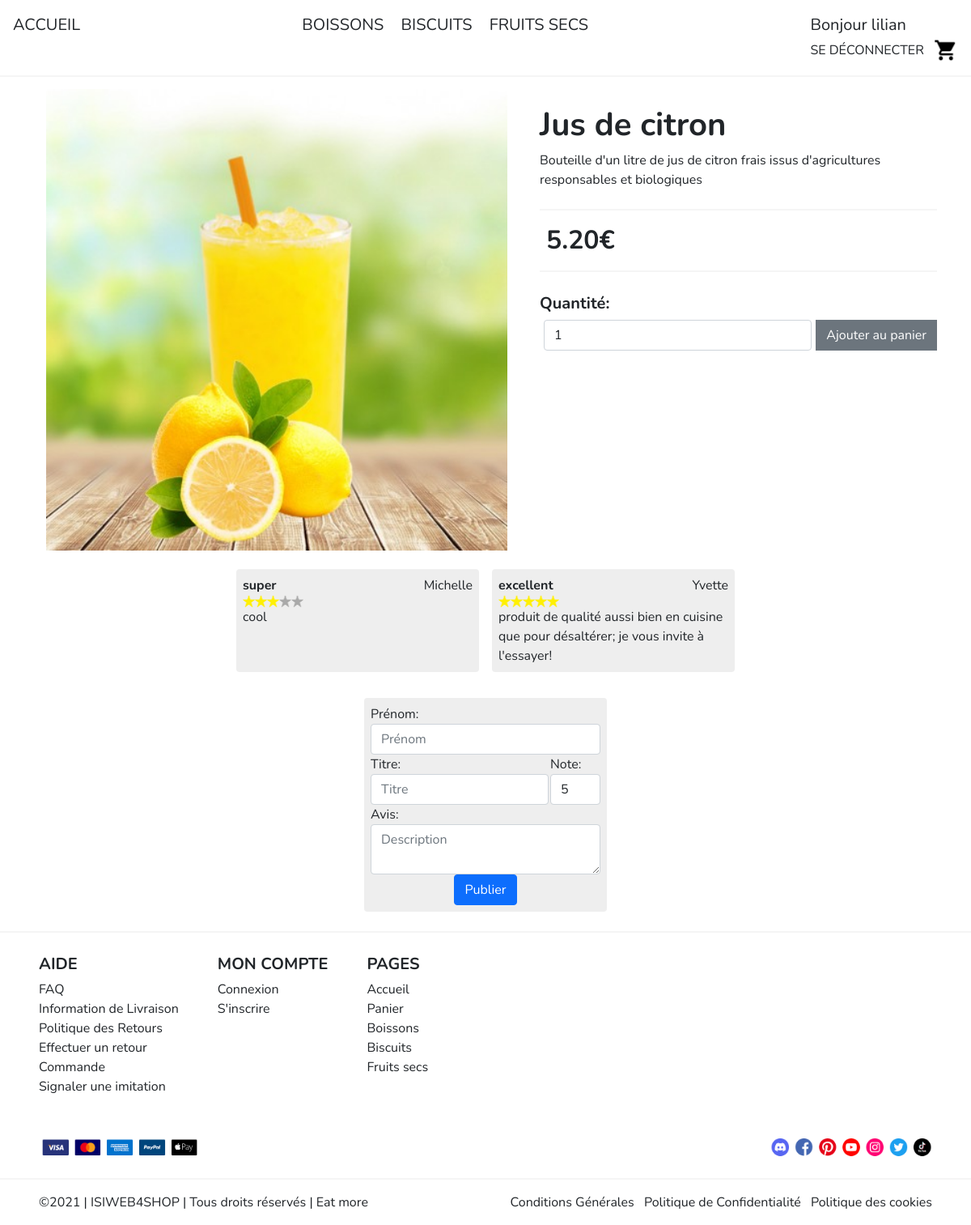
The page /index.php?page=product&product=13 (signed in) on the database its author committed.
### tables this page shows
CREATE TABLE `categories` (
  `id` tinyint(4) NOT NULL,
  `name` varchar(100) NOT NULL
);

CREATE TABLE `products` (
  `id` int(11) NOT NULL,
  `cat_id` tinyint(4) NOT NULL,
  `name` varchar(150) NOT NULL,
  `description` text NOT NULL,
  `image` varchar(30) NOT NULL,
  `price` decimal(5,2) NOT NULL,
  `quantity` int(3) NOT NULL
);

CREATE TABLE `reviews` (
  `id_product` int(2) NOT NULL,
  `name_user` varchar(50) NOT NULL,
  `stars` int(1) NOT NULL,
  `title` varchar(50) NOT NULL,
  `description` varchar(150) NOT NULL
);

### index.php (called while the page is built, shortened)
<?php
if(isset($_GET['page']))
{
	$page = htmlspecialchars($_GET['page']);
}
else
$page="home";
require_once(PATH_CONTROLLERS.$page.'.php');
?>

### models/m_navbar.php (called while the page is built)
<?php
try {
	$bdd = new PDO('mysql:host=' . BD_HOST . '; dbname=' . BD_DBNAME . '; charset=utf8', BD_USER, BD_PWD);
	$bdd->setAttribute(PDO::ATTR_ERRMODE, PDO::ERRMODE_EXCEPTION);
} catch (PDOException $e) {
	if (DEBUG)
		die('Erreur : ' . $e->getMessage());
	$alert = 'connexion à la base de données';
}
$requete = "SELECT * FROM categories";
$donnees = array();
try {
	$query = $bdd->prepare($requete);
	$query->execute($donnees);
	$resultatsCategories = $query->fetchAll();
} catch (PDOException $e)
{
	if (DEBUG) die('Erreur : ' . $e->getMessage());
}

### models/m_product.php (called while the page is built)
<?php
try {
	$bdd = new PDO('mysql:host=' . BD_HOST . '; dbname=' . BD_DBNAME . '; charset=utf8', BD_USER, BD_PWD);
	$bdd->setAttribute(PDO::ATTR_ERRMODE, PDO::ERRMODE_EXCEPTION);
} catch (PDOException $e) {
	if (DEBUG)
		die('Erreur : ' . $e->getMessage());
	$alert = 'connexion à la base de données';
}
$requete = "SELECT * FROM products WHERE id = ?";
$donnees = array(
	$productId,
);
try {
	$query = $bdd->prepare($requete);
	$query->execute($donnees);
	if(!($resultProduct = $query->fetch(PDO::FETCH_ASSOC))){
		header("Location: ./index.php?page=404");
	}
} catch (PDOException $e)
{
	if (DEBUG) die('Erreur : ' . $e->getMessage());
}
$requete = "SELECT * FROM reviews WHERE id_product = ?";
$donnees = array(
	$productId,
);
try {
	$query = $bdd->prepare($requete);
	$query->execute($donnees);
	$reviewProduct = $query->fetchAll();
} catch (PDOException $e)
{
	if (DEBUG) die('Erreur : ' . $e->getMessage());
}

### views/v_product.php (the view, shortened to what this page needs)
<?php require_once(PATH_VIEWS . 'navbar.php'); ?>
<div class="container" id="product">
    <img src="<?= PATH_IMAGES . $resultProduct["image"] ?>" alt="">
    <div>
        <h1><b><?= $resultProduct["name"] ?></b></h1>
        <p class="pe-5"><?= $resultProduct["description"] ?></p>
        <div class="divider mt-4"></div>
        <p class="fs-2 fw-bolder p-2"><?= $resultProduct["price"] ?>€</p>
        <div class="divider mb-4"></div>
        <form class="d-flex flex-column" action="index.php?page=cart&add=true&product=<?= $resultProduct["id"] ?>" method="POST">
            <label class="fs-5 fw-bolder" for="quantity">Quantité:</label>
            <div class="d-flex m-0">
                <input class="form-control" name="quantity" id="quantity" type="number" value="1" min="1">
                <input class="btn btn-secondary" type="submit" value="Ajouter au panier">
            </div>
        </form>
    </div>
</div>
<div class="d-flex justify-content-center flex-wrap">
<?php
foreach($reviewProduct as $review){
    ?>
<div class="bg-grey m-2 p-2 rounded w-25">
<div class="d-flex justify-content-between">
    <p class="fw-bolder"><?=$review['title']?></p>
    <p><?=$review['name_user']?></p>
</div>
<div class="d-flex ">
    <?php
    for($i = 0; $i<$review['stars']; $i++) { ?>
        <img class="review-stars" src="<?= PATH_IMAGES."review_star.png"?>" alt="">
    <?php }
    for($i = 0; $i<5-$review['stars']; $i++) { ?>
        <img class="review-stars" src="<?= PATH_IMAGES."review_gray.png"?>" alt="">
    <?php } ?>
    </div>
<p><?=$review['description']?></p>
</div>
<?php
}
?>
</div>
<div class="d-flex justify-content-center">
    <form class="bg-grey w-25 d-flex flex-column rounded p-2 m-4" action="index.php?page=addReview&product=<?=$productId?>" method="POST">
        <label>Prénom: <input type="text" name="name" class="form-control" placeholder="Prénom" required></label>
        <div class="form-group d-flex justify-content-between">
            <label>Titre: <input type="text"  class="form-control" name="title" placeholder="Titre" required></label>
            <label>Note: <input type="number"  class="form-control" name="stars" value=5 min=1 max=5 required></label>
        </div>
        <label >Avis: <textarea name="review" class="form-control" placeholder="Description" required></textarea></label>
        <div class="form-group align-self-center">
            <button type="submit" class="btn btn-primary rounded">Publier</button>
        </div>
    </form>
</div>
<?php require_once(PATH_VIEWS . 'footer.php'); ?>

### views/v_navbar.php
<div class="d-flex justify-content-between p-3 bg-white menu">
    <a href="index.php?page=home" class="fs-5">ACCUEIL</a>
    <div class="categories">
        <?php foreach ($resultatsCategories as $categorie) { ?>
            <a class="fs-5 ms-2 me-2" href="<?= 'index.php?page=products&category=' . $categorie['id'] ?>"> <?= strtoupper($categorie['name']) ?> </a>
        <?php
        } ?>
    </div>
    <div >
        <?php
        if ($_SESSION['connected'] == true) { ?>
            <p class="fs-5">Bonjour <?= $_SESSION['name'] ?></p>
            <a href="index.php?page=logout">SE DÉCONNECTER</a>
        <?php
        } else { ?>
            <a class="fs-5" href="index.php?page=account">CONNEXION</a>
        <?php
        }
        ?>
        <a class="fs-5 ms-2" href="index.php?page=cart"><img class="cartImg" alt="" src="<?=PATH_IMAGES?>cart.png"></a>
    </div>
</div>
<div class="divider"></div>

### views/v_footer.php
</div>
<footer>
	<div class="divider "></div>
	<div class="ms-5 me-5 mt-4">
		<div class="d-flex">
			<div class="d-flex flex-column me-5">
				<p class="fs-5 fw-bolder mb-1">AIDE</p>
				<a href="">FAQ</a>
				<a href="">Information de Livraison</a>
				<a href="">Politique des Retours</a>
				<a href="">Effectuer un retour</a>
				<a href="">Commande</a>
				<a href="">Signaler une imitation</a>
			</div>
			<div class="d-flex flex-column me-5">
				<p class="fs-5 fw-bolder mb-1">MON COMPTE</p>
				<a href="index.php?page=account">Connexion</a>
				<a href="index.php?page=createAccount">S'inscrire</a>
			</div>
			<div class="d-flex flex-column">
				<p class="fs-5 fw-bolder mb-1">PAGES</p>
				<a href="index.php?page=home">Accueil</a>
				<a href="index.php?page=cart">Panier</a>
				<?php foreach ($resultatsCategories as $categorie) { ?>
					<a href="<?= 'index.php?page=products&category=' . $categorie['id'] ?>"> <?= ucfirst($categorie['name']) ?> </a>
				<?php
				} ?>
			</div>
		</div>
		<div class="d-flex justify-content-between mt-5 mb-4">
			<img src="<?= PATH_IMAGES . "creditCard.png" ?>" alt="">
			<img src="<?= PATH_IMAGES . "network.png" ?>" alt="">
		</div>
	</div>
	<div class="divider mt-2 mb-3 "></div>
	<div class="d-flex justify-content-between ms-5 me-5 mt-2 pb-3">
		<p>©2021 | ISIWEB4SHOP | Tous droits réservés | Eat more</p>
		<div>
			<a class="me-2" href="">Conditions Générales</a>
			<a class="me-2" href="">Politique de Confidentialité</a>
			<a href="">Politique des cookies</a>
		</div>
	</div>
</footer>
</body>
</html>

### assets/css/styles.css (style rules this page uses)
.categories a { position: relative; }
.categories a:after { position: absolute; bottom: 0; left: 0; right: 0; margin: auto; width: 0%; content: '.'; color: transparent; background: linear-gradient(90deg,#ffdda5,#c28d46); height: 1px; transition: all .5S; }
* { padding: 0; margin: 0; font-family: Nunito; }
p { margin : 0px; }
html, body { margin:0px; height:100%; }
.divider { background-color: #f5f5f5; height: 2px; }
.bg-grey { background-color: #EEEEEE; }
a { color:inherit; }
a:link { text-decoration: none; }
.review-stars { width: 15px; height: 15px; }
.cartImg { width: 30px; height: 30px; }
#product { display: flex; }
#product img { height: 600px; width: 600px; padding: 15px; }
#product div { margin-left: 20px; margin-top: 30px; }
#product div > * { margin-left: 5px; margin-top: 5px; }
footer img { width: 200px; }

### rows shown on the page
categories: name "BOISSONS", name "Boissons"
categories: name "BISCUITS", name "Biscuits"
categories: name "FRUITS SECS", name "Fruits secs"
products: image (picture), name "Jus de citron", description "Bouteille d'un litre de jus de citron frais issus d'agricultures responsables et biologiques", price "5.20"
reviews: title "super", name_user "Michelle", stars 3 (drawn), description "cool"
reviews: title "excellent", name_user "Yvette", stars 5 (drawn), description "produit de qualité aussi bien en cuisine que pour désaltérer; je vous invite à l'essayer!"

### other values the page prints
$_SESSION['name'] "lilian"
